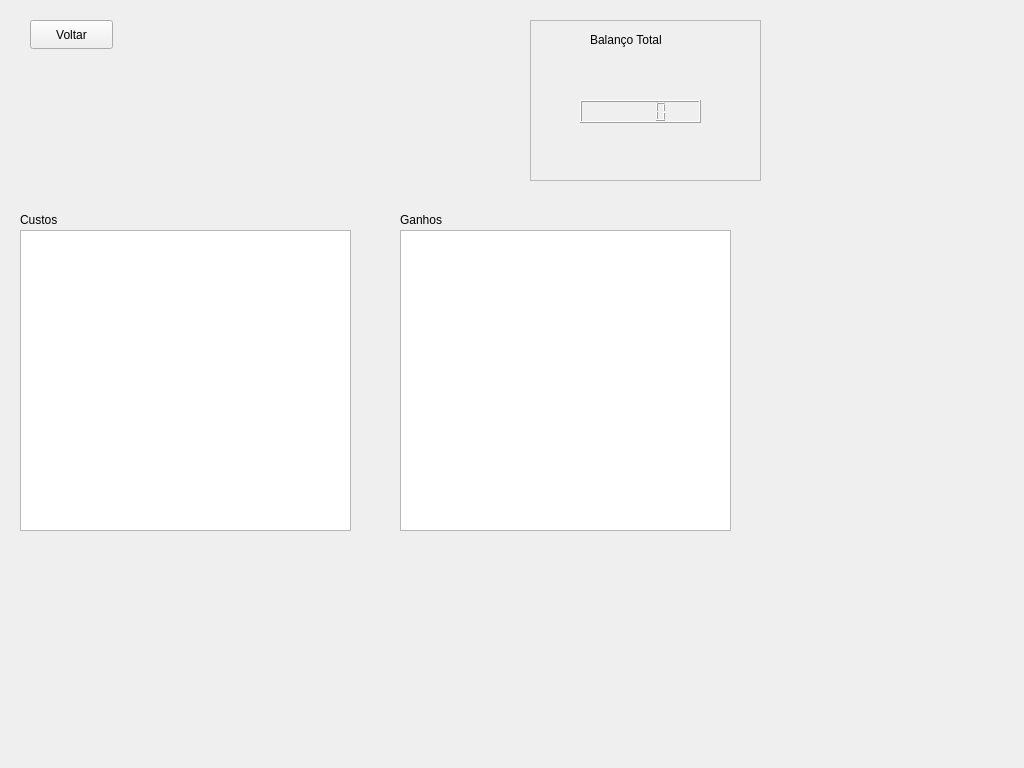
<?xml version="1.0" encoding="UTF-8"?>
<ui version="4.0">
 <class>financeiro</class>
 <widget class="QMainWindow" name="financeiro">
  <property name="geometry">
   <rect>
    <x>0</x>
    <y>0</y>
    <width>1024</width>
    <height>768</height>
   </rect>
  </property>
  <property name="minimumSize">
   <size>
    <width>1024</width>
    <height>768</height>
   </size>
  </property>
  <property name="windowTitle">
   <string>MainWindow</string>
  </property>
  <widget class="QWidget" name="centralwidget">
   <widget class="QFrame" name="frame">
    <property name="geometry">
     <rect>
      <x>530</x>
      <y>20</y>
      <width>231</width>
      <height>161</height>
     </rect>
    </property>
    <property name="styleSheet">
     <string notr="true">color: rgb(159, 159, 159);</string>
    </property>
    <property name="frameShape">
     <enum>QFrame::StyledPanel</enum>
    </property>
    <property name="frameShadow">
     <enum>QFrame::Raised</enum>
    </property>
    <widget class="QLabel" name="label">
     <property name="geometry">
      <rect>
       <x>60</x>
       <y>10</y>
       <width>111</width>
       <height>20</height>
      </rect>
     </property>
     <property name="styleSheet">
      <string notr="true">color: rgb(0, 0, 0);
font: 10pt &quot;Georgia&quot;;</string>
     </property>
     <property name="text">
      <string>Balanço Total</string>
     </property>
    </widget>
    <widget class="QLCDNumber" name="total_dia">
     <property name="geometry">
      <rect>
       <x>50</x>
       <y>80</y>
       <width>121</width>
       <height>23</height>
      </rect>
     </property>
    </widget>
   </widget>
   <widget class="QLabel" name="label_2">
    <property name="geometry">
     <rect>
      <x>400</x>
      <y>210</y>
      <width>141</width>
      <height>20</height>
     </rect>
    </property>
    <property name="styleSheet">
     <string notr="true">font: 10pt &quot;Georgia&quot;;
color: rgb(0, 0, 0);</string>
    </property>
    <property name="text">
     <string>Ganhos</string>
    </property>
   </widget>
   <widget class="QLabel" name="label_3">
    <property name="geometry">
     <rect>
      <x>20</x>
      <y>210</y>
      <width>121</width>
      <height>20</height>
     </rect>
    </property>
    <property name="styleSheet">
     <string notr="true">font: 10pt &quot;Georgia&quot;;
color: rgb(0, 0, 0);</string>
    </property>
    <property name="text">
     <string>Custos</string>
    </property>
   </widget>
   <widget class="QTableView" name="tableView">
    <property name="geometry">
     <rect>
      <x>20</x>
      <y>230</y>
      <width>331</width>
      <height>301</height>
     </rect>
    </property>
    <property name="styleSheet">
     <string notr="true">font: 10pt &quot;Georgia&quot;;</string>
    </property>
   </widget>
   <widget class="QPushButton" name="pushButton">
    <property name="geometry">
     <rect>
      <x>30</x>
      <y>20</y>
      <width>83</width>
      <height>29</height>
     </rect>
    </property>
    <property name="styleSheet">
     <string notr="true">font: 10pt &quot;Georgia&quot;;</string>
    </property>
    <property name="text">
     <string>Voltar</string>
    </property>
   </widget>
   <widget class="QTableView" name="tableView_2">
    <property name="geometry">
     <rect>
      <x>400</x>
      <y>230</y>
      <width>331</width>
      <height>301</height>
     </rect>
    </property>
    <property name="styleSheet">
     <string notr="true">font: 10pt &quot;Georgia&quot;;</string>
    </property>
   </widget>
  </widget>
  <widget class="QMenuBar" name="menubar">
   <property name="geometry">
    <rect>
     <x>0</x>
     <y>0</y>
     <width>1024</width>
     <height>25</height>
    </rect>
   </property>
  </widget>
 </widget>
 <resources/>
 <connections>
  <connection>
   <sender>pushButton</sender>
   <signal>clicked()</signal>
   <receiver>financeiro</receiver>
   <slot>close()</slot>
   <hints>
    <hint type="sourcelabel">
     <x>83</x>
     <y>58</y>
    </hint>
    <hint type="destinationlabel">
     <x>159</x>
     <y>63</y>
    </hint>
   </hints>
  </connection>
 </connections>
</ui>
